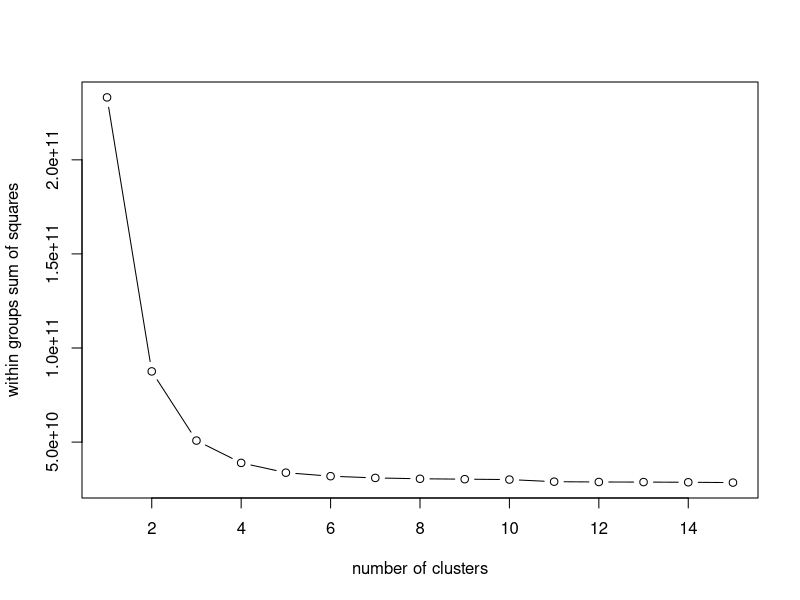
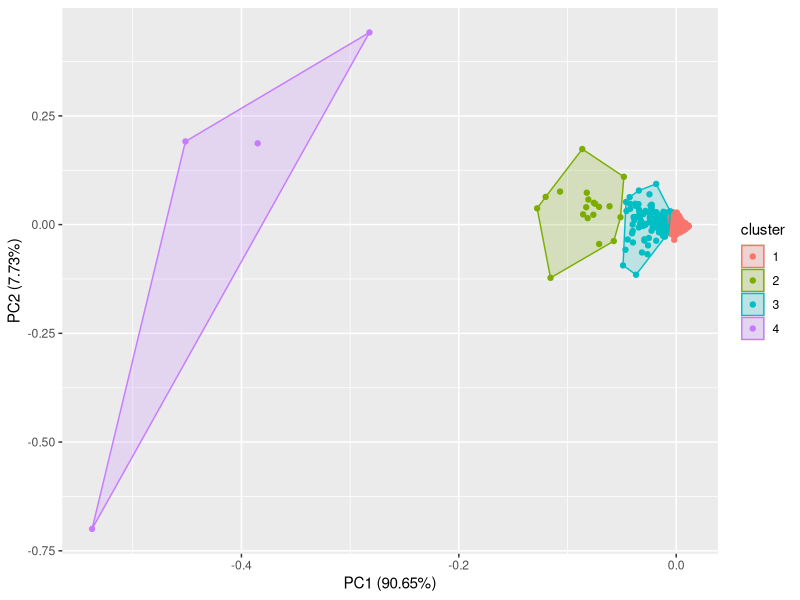
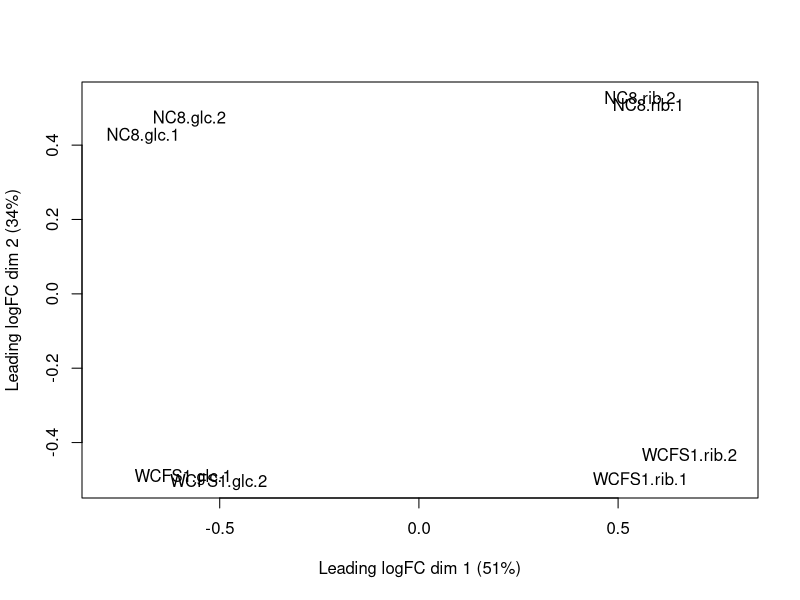
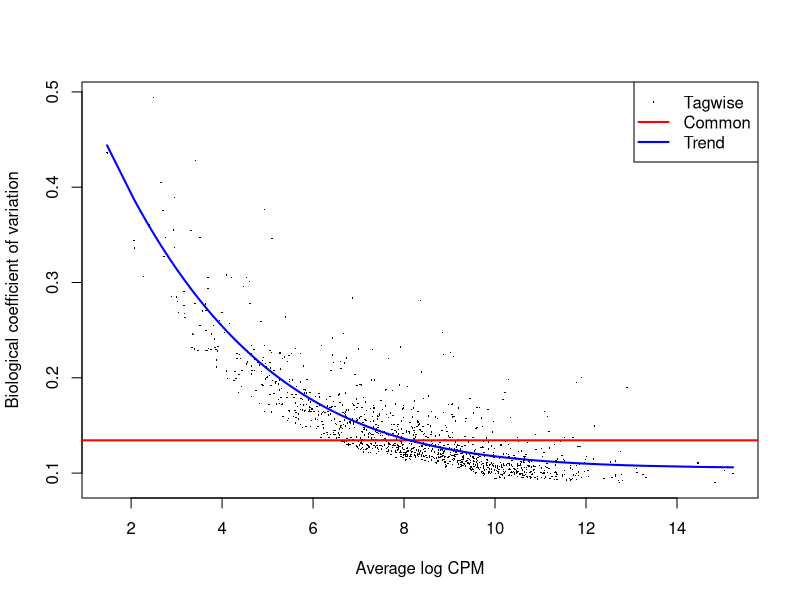

Recreate these plots in R, in order.
## ---- chunk 1
knitr::opts_chunk$set(echo = TRUE)
## ---- chunk 2
library(edgeR)
require(limma)
library(stats)
library(dplyr)
library(ggplot2)
library(ggfortify)
## ---- chunk 3
setwd(dirname(rstudioapi::getSourceEditorContext()$path))
## ---- chunk 4

inhoud = read.table("./RNAseq-bestanden/RNA-Seq-counts.txt", header=TRUE)
row.names(inhoud) = inhoud[,"ID"]
annotatie = read.table("./RNAseq-bestanden/WCFS1_anno.txt", header=TRUE, sep="\t"
                  , quote="")
names(annotatie)[names(annotatie) == "name"] = "ID"
data = merge(inhoud, annotatie, by="ID")
## ---- chunk 5
#exp <- c("WCFS1.glc","WCFS1.glc","WCFS1.rib","WCFS1.rib")

group <- factor(c("WCFS1.glc",	"WCFS1.glc",	"WCFS1.rib"
                 , "WCFS1.rib", "NC8.glc", "NC8.glc"	
                 , "NC8.rib", "NC8.rib"))
x <- DGEList(counts=data[,2:9], group=group)
## ---- chunk 6
x <- calcNormFactors(x, method="TMM" )
keep <- filterByExpr(x)
x <- x[keep, , keep.lib.sizes=FALSE]
x$samples$lib.size = colSums(x$counts)
## ---- chunk 7
#print("Count statistics")
#print(summary(x$counts))
#print(x$samples)
## ---- chunk 8
design <- model.matrix(~0+group, data=x$samples)
colnames(design) <- levels(x$samples$group)
## ---- chunk 9
x <- estimateGLMCommonDisp(x,design)
x <- estimateGLMTrendedDisp(x,design, method="power")
x <- estimateGLMTagwiseDisp(x,design)
## ---- chunk 10
pdf(paste0("test.pdf"))
plotMDS(x)
plotBCV(x)
dev.off()
## ---- chunk 11
fit <- glmFit(x,design)
## ---- chunk 12
# Hier maak je een dataframe met de informatie die je wilt vergelijken 
#df=data.frame(group=rep(c("A","B"),5), value1=1:10,value2=21:30,value3=41:50,stringsAsFactors = F)
#df
# Dit is de code om een Fold Change te berekening uit de limma package 
#res=aggregate(.~group,df,mean) 
#res["fc",]=c("A.vs.B",as.numeric(res[1,-1])/as.numeric(res[2,-1])) 
#res
## ---- chunk 13
mc <- makeContrasts(exp.r=WCFS1.glc-WCFS1.rib, levels=design)

fit <- glmLRT(fit, contrast=mc)
## ---- chunk 14
res<-topTags(fit)
print(res)
## ---- chunk 15
cor.test(x$counts[,1], x$counts[,2])
cor.test(x$counts[,3], x$counts[,4])
## ---- chunk 16
PV <- fit[["table"]][["PValue"]]
head(PV, 100)
## ---- chunk 17
wssplot <- function(data, nc=15, seed=1234)
{
  wss <- (nrow(data)-1)*sum(apply(data, 2,var))
  for (i in 2:nc){
    set.seed(seed)
    wss[i] <- sum(kmeans(data, centers=i)$withinss)}
  plot(1:nc, wss, type='b', xlab = "number of clusters", 
       ylab = "within groups sum of squares")
}

mydata = select(data, c(2,3,4,5,6,7,8,9))
wssplot(mydata)
## ---- chunk 18
KM = kmeans(mydata, 4)
autoplot(KM, mydata, frame=TRUE)
